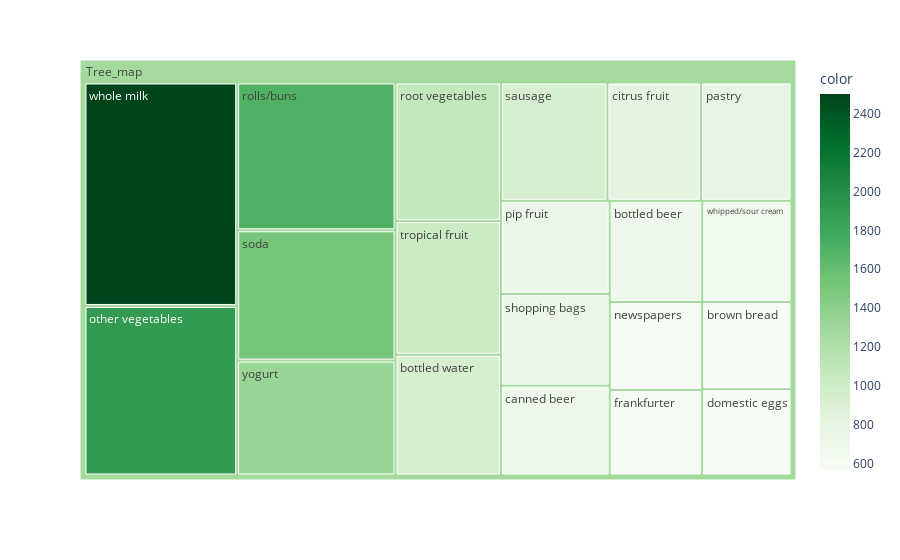

Notebook cell for this chart:
### Code cell
count_items["Tree_map"] = "Tree_map" #To have a same origin

fig = px.treemap(count_items.head(20), path = ['Tree_map', "items"], values = 'incident_count', 
                color = count_items["incident_count"].head(20), hover_data = ['items'], color_continuous_scale = 'Greens', )
fig.show() #Create a tree map

### Figure 1 — Plotly figure (JSON) as saved in the notebook; plotly's stock layout.template omitted (floating-point values rounded to 4 significant figures)
{"data": [{"branchvalues": "total", "customdata": [["bottled beer", 687], ["bottled water", 933], ["brown bread", 571], ["canned beer", 717], ["citrus fruit", 812], ["domestic eggs", 566], ["frankfurter", 580], ["newspapers", 596], ["other vegetables", 1898], ["pastry", 785], ["pip fruit", 744], ["rolls/buns", 1716], ["root vegetables", 1071], ["sausage", 924], ["shopping bags", 731], ["soda", 1514], ["tropical fruit", 1032], ["whipped/sour cream", 662], ["whole milk", 2502], ["yogurt", 1334], ["(?)", 1273.0]], "domain": {"x": [0, 1], "y": [0, 1]}, "hovertemplate": "labels=%{label}<br>incident_count=%{value}<br>parent=%{parent}<br>id=%{id}<br>items=%{customdata[0]}<br>color=%{color}<extra></extra>", "ids": ["Tree_map/bottled beer", "Tree_map/bottled water", "Tree_map/brown bread", "Tree_map/canned beer", "Tree_map/citrus fruit", "Tree_map/domestic eggs", "Tree_map/frankfurter", "Tree_map/newspapers", "Tree_map/other vegetables", "Tree_map/pastry", "Tree_map/pip fruit", "Tree_map/rolls/buns", "Tree_map/root vegetables", "Tree_map/sausage", "Tree_map/shopping bags", "Tree_map/soda", "Tree_map/tropical fruit", "Tree_map/whipped/sour cream", "Tree_map/whole milk", "Tree_map/yogurt", "Tree_map"], "labels": ["bottled beer", "bottled water", "brown bread", "canned beer", "citrus fruit", "domestic eggs", "frankfurter", "newspapers", "other vegetables", "pastry", "pip fruit", "rolls/buns", "root vegetables", "sausage", "shopping bags", "soda", "tropical fruit", "whipped/sour cream", "whole milk", "yogurt", "Tree_map"], "marker": {"coloraxis": "coloraxis", "colors": [687, 933, 571, 717, 812, 566, 580, 596, 1898, 785, 744, 1716, 1071, 924, 731, 1514, 1032, 662, 2502, 1334, 1273.0]}, "name": "", "parents": ["Tree_map", "Tree_map", "Tree_map", "Tree_map", "Tree_map", "Tree_map", "Tree_map", "Tree_map", "Tree_map", "Tree_map", "Tree_map", "Tree_map", "Tree_map", "Tree_map", "Tree_map", "Tree_map", "Tree_map", "Tree_map", "Tree_map", "Tree_map", ""], "type": "treemap", "values": [687, 933, 571, 717, 812, 566, 580, 596, 1898, 785, 744, 1716, 1071, 924, 731, 1514, 1032, 662, 2502, 1334, 20375]}], "layout": {"coloraxis": {"colorbar": {"title": {"text": "color"}}, "colorscale": [[0, "rgb(247,252,245)"], [0.125, "rgb(229,245,224)"], [0.25, "rgb(199,233,192)"], [0.375, "rgb(161,217,155)"], [0.5, "rgb(116,196,118)"], [0.625, "rgb(65,171,93)"], [0.75, "rgb(35,139,69)"], [0.875, "rgb(0,109,44)"], [1, "rgb(0,68,27)"]]}, "legend": {"tracegroupgap": 0}, "margin": {"t": 60}}}
